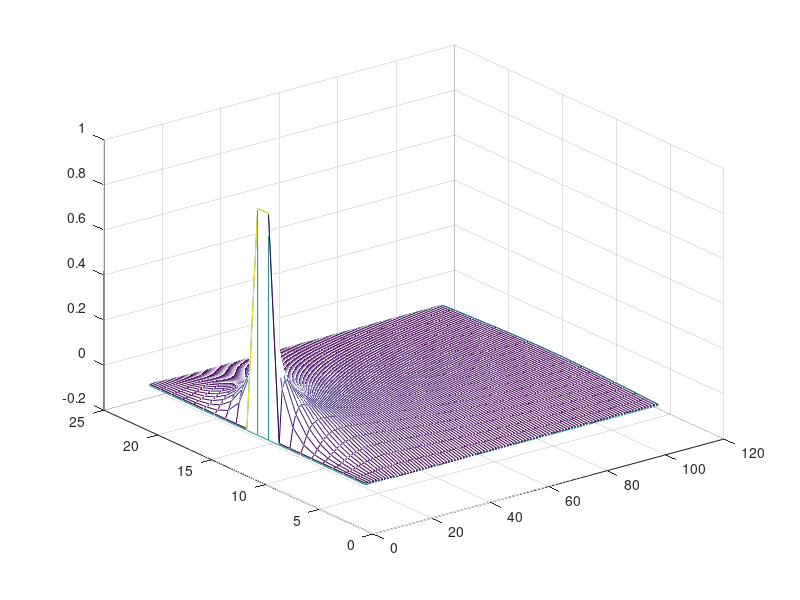

MATLAB code for this plot:
%test4.m
clc;clear all
x=0:20;
h=1;
dt=0.1;
D=10.0;
T=10;
u=zeros(21,floor(T./dt));
u(10:11,1)=1;
sigma=D.*dt./(h.^2);
m=0;
A=zeros(length(x),length(x));

for i=2:1:length(x)-1
	m=m+1;
	A(i,m)=-1.*sigma;
	A(i,m+1)=(1+2.*sigma);
	A(i,m+2)=-1.*sigma;
end
A(1,1)=(1+2.*sigma);
A(1,2)=sigma;
A(length(x),length(x))=(1+2.*sigma);
A(length(x),length(x)-1)=sigma;

for j=1:1:T./dt
	u(:,j+1)=inv(A)*u(:,j);
	plot(x,u(:,j+1));
	axis([0 20 0 1]);
	pause(0.1)
end
meshz(u)
